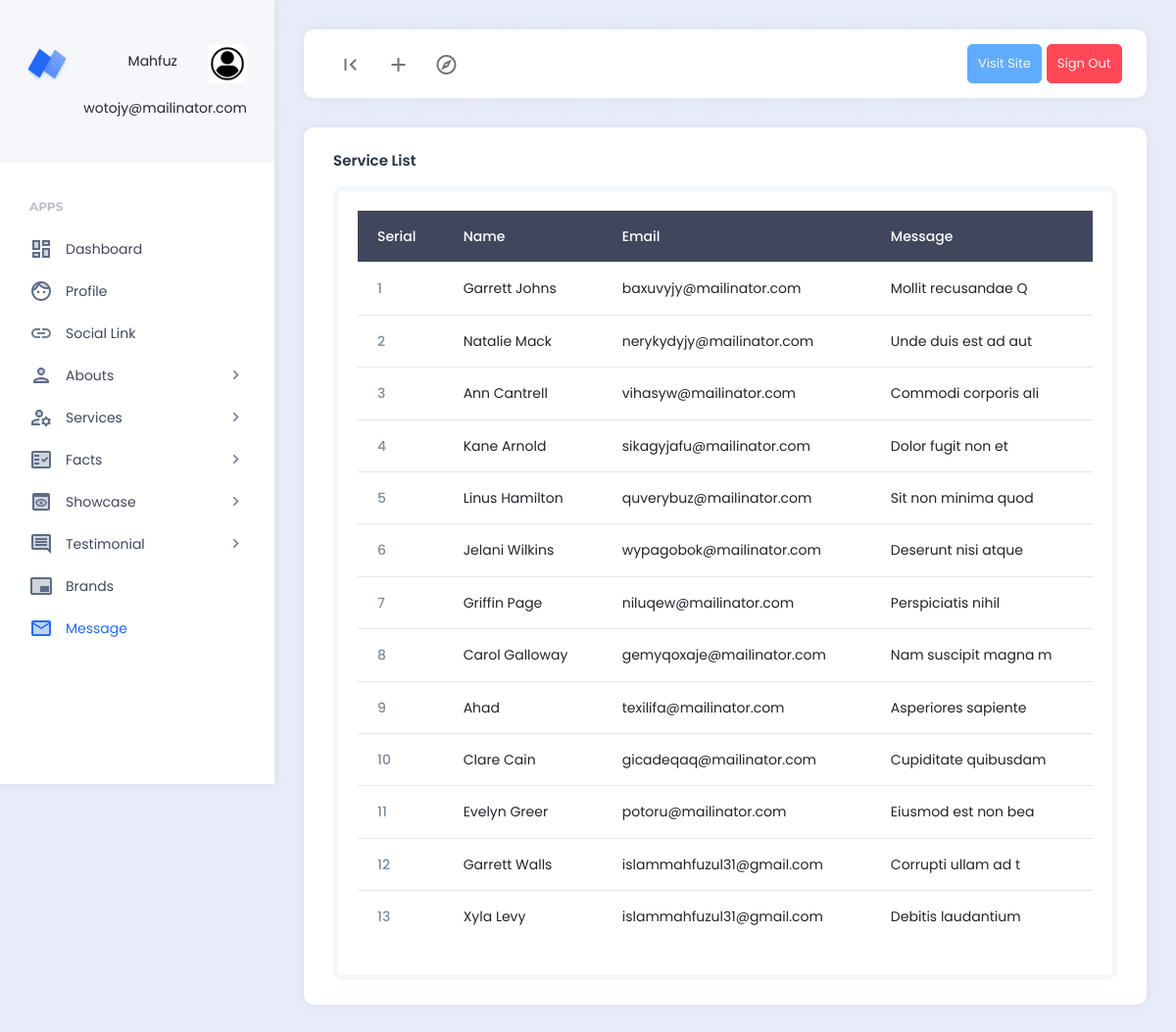
The app's page /dashboard/contact_list.php (signed in) with its own data.
### tables this page shows
CREATE TABLE `contacts` (
  `id` int NOT NULL,
  `name` varchar(100) DEFAULT NULL,
  `email` varchar(100) DEFAULT NULL,
  `message` varchar(500) DEFAULT NULL
);

### dashboard/contact_list.php (the view)
<?php
require_once('./includes/dashboard_header.php');
require_once('../db_connect.php');
?>
<div class="card">
    <div class="card-header">
        <h5 class="card-title">Service List</h5>
    </div>
    <div class="card-body">
        <div class="example-container">
            <div class="example-content">
                <table class="table">
                    <thead class="table-dark">
                        <tr>
                            <th scope="col">Serial</th>
                            <th scope="col">Name</th>
                            <th scope="col">Email</th>
                            <th scope="col">Message</th>
                        </tr>
                    </thead>
                    <tbody>
                        <?php
                        $contact_list_query = "SELECT * FROM contacts ";
                        $contact_list_query_db = mysqli_query($db_connect, $contact_list_query);
                        $serial = 1;
                        foreach ($contact_list_query_db as  $contacts) : ?>
                            <tr>
                                <th scope="row"><?= $serial++ ?></th>
                                <td><?= $contacts['name'] ?></td>
                                <td><?= $contacts['email'] ?></td>
                                <td><?= $contacts['message'] ?></td>
                            </tr>
                        <?php
                        endforeach;
                        ?>
                    </tbody>
                </table>
            </div>
        </div>
    </div>
</div>
<?php
require_once('./includes/dashboard_footer.php');
?>

### dashboard/includes/dashboard_header.php (shortened to what this page needs)
<?php
require_once('../db_connect.php');
$explode = explode('/', $_SERVER['PHP_SELF']);
$page_name = end($explode);
?>
<!DOCTYPE html>
<html lang="en">
<head>
    <link href="./assets/plugins/bootstrap/css/bootstrap.min.css" rel="stylesheet">
    <link href="./assets/plugins/perfectscroll/perfect-scrollbar.css" rel="stylesheet">
    <link href="./assets/plugins/pace/pace.css" rel="stylesheet">
    <link rel="stylesheet" href="https://cdnjs.cloudflare.com/ajax/libs/font-awesome/4.7.0/css/font-awesome.css" />
    <link href="./assets/css/main.min.css" rel="stylesheet">
    <link href="./assets/css/custom.css" rel="stylesheet">
</head>
<body>
    <div class="app align-content-stretch d-flex flex-wrap">
        <div class="app-sidebar">
            <div class="logo">
                <a href="home.php" class="logo-icon"><span class="logo-text">Neptune</span></a>
                <div class="sidebar-user-switcher user-activity-online">
                    <a href="#">
                        <?php
                        $id = $_SESSION['auth_id'];
                        $demo_pic_query = "SELECT profile_pic FROM admins WHERE id=$id ";
                        $demo_pic_connect_db = mysqli_query($db_connect, $demo_pic_query);
                        $demo_pic_name = mysqli_fetch_assoc($demo_pic_connect_db)['profile_pic'];
                        ?>
                        <img src="./upload/profile/<?= $demo_pic_name ?>">
                        <span class="user-info-text">
                            <button class="btn" onclick="myFunction()"><?= $_SESSION['auth_name'] ?></button> <br>
                        </span>
                    </a>
                    <div id="myDIV" class="mt-3">
                        <span class="user-state-info "><?= $_SESSION['auth_mail'] ?></span>
                    </div>
                </div>
            </div>
            <div class="app-menu">
                <ul class="accordion-menu">
                    <li class="sidebar-title">
                        Apps
                    </li>
                    <li class="<?= ($page_name == 'home.php') ? 'active-page' : '' ?>">
                        <a href="../dashboard/home.php" class="active"><i class="material-icons-two-tone">dashboard</i>Dashboard</a>
                    </li>
                    <li class="<?= ($page_name == 'profile.php') ? 'active-page' : '' ?>">
                        <a href="../dashboard/profile.php"><i class="material-icons-two-tone">face</i>Profile</a>
                    </li>
                    <li class="<?= ($page_name == 'social.php') ? 'active-page' : '' ?>">
                        <a href="../dashboard/social.php"><i class="material-icons-two-tone">link</i>Social Link</a>
                    </li>
                    <li class="<?= ($page_name == 'about_add.php') || ($page_name == 'about_list.php')  ? 'active-page' : '' ?>">
                        <a href=""><i class="material-icons-two-tone">person</i>Abouts<i class="material-icons has-sub-menu">keyboard_arrow_right</i></a>
                    </li>
                    <li class="<?= ($page_name == 'service_add.php') || ($page_name == 'service_list.php')  ? 'active-page' : '' ?>">
                        <a href=""><i class="material-icons-two-tone">manage_accounts</i>Services<i class="material-icons has-sub-menu">keyboard_arrow_right</i></a>
                    </li>
                    <li class="<?= ($page_name == 'facts_add.php') || ($page_name == 'facts_list.php')  ? 'active-page' : '' ?>">
                        <a href=""><i class="material-icons-two-tone">fact_check</i>Facts<i class="material-icons has-sub-menu">keyboard_arrow_right</i></a>
                    </li>
                    <li class="<?= ($page_name == 'showcase_add.php') || ($page_name == 'showcase_list.php')  ? 'active-page' : '' ?>">
                        <a href=""><i class="material-icons-two-tone">preview</i>Showcase<i class="material-icons has-sub-menu">keyboard_arrow_right</i></a>
                    </li>
                    <li class="<?= ($page_name == 'testimonial_add.php') || ($page_name == 'testimonial_list.php')  ? 'active-page' : '' ?>">
                        <a href=""><i class="material-icons-two-tone">comment</i>Testimonial<i class="material-icons has-sub-menu">keyboard_arrow_right</i></a>
                    </li>
                    <li class="<?= ($page_name == 'brands.php') ? 'active-page' : '' ?>">
                        <a href="../dashboard/brands.php"><i class="material-icons-two-tone">branding_watermark</i>Brands</a>
                    </li>
                    <li class="<?= ($page_name == 'contact_list.php') ? 'active-page' : '' ?>">
                        <a href="../dashboard/contact_list.php"><i class="material-icons-two-tone">mail</i>Message</a>
                    </li>
                </ul>
            </div>
        </div>
        <div class="app-container">
            <div class="app-header">
                <nav class="navbar navbar-light navbar-expand-lg">
                    <div class="container-fluid">
                        <div class="navbar-nav" id="navbarNav">
                            <ul class="navbar-nav">
                                <li class="nav-item">
                                    <a class="nav-link hide-sidebar-toggle-button" href="#"><i class="material-icons">first_page</i></a>
                                </li>
                                <li class="nav-item dropdown hidden-on-mobile">
                                    <a class="nav-link dropdown-toggle" href="#" id="addDropdownLink" role="button" data-bs-toggle="dropdown" aria-expanded="false">
                                        <i class="material-icons">add</i>
                                    </a>
                                </li>
                                <li class="nav-item dropdown hidden-on-mobile">
                                    <a class="nav-link dropdown-toggle" href="#" id="exploreDropdownLink" role="button" data-bs-toggle="dropdown" aria-expanded="false">
                                        <i class="material-icons-outlined">explore</i>
                                    </a>
                                </li>
                            </ul>
                        </div>
                        <div class="d-flex">
                            <ul class="navbar-nav">
                                <li class="nav-item hidden-on-mobile">
                                    <a class="nav-link btn btn btn-info text-light btn-sm" href="../frontend/index.php" target="blank">Visit Site</a>
                                </li>
                                <li class="nav-item hidden-on-mobile">
                                    <a class="nav-link btn btn btn-danger text-light btn-sm" href="dashboard/../auth/signout.php">Sign Out</a>
                                </li>
                            </ul>
                        </div>
                    </div>
                </nav>
            </div>
            <div class="app-content">
                <div class="content-wrapper">

### records on screen
contacts: name "Garrett Johns", email "baxuvyjy@mailinator.com", message "Mollit recusandae Q"
contacts: name "Natalie Mack", email "nerykydyjy@mailinator.com", message "Unde duis est ad aut"
contacts: name "Ann Cantrell", email "vihasyw@mailinator.com", message "Commodi corporis ali"
contacts: name "Kane Arnold", email "sikagyjafu@mailinator.com", message "Dolor fugit non et"
contacts: name "Linus Hamilton", email "quverybuz@mailinator.com", message "Sit non minima quod"
contacts: name "Jelani Wilkins", email "wypagobok@mailinator.com", message "Deserunt nisi atque"
contacts: name "Griffin Page", email "niluqew@mailinator.com", message "Perspiciatis nihil"
contacts: name "Carol Galloway", email "gemyqoxaje@mailinator.com", message "Nam suscipit magna m"
contacts: name "Ahad", email "texilifa@mailinator.com", message "Asperiores sapiente"
contacts: name "Clare Cain", email "gicadeqaq@mailinator.com", message "Cupiditate quibusdam"
contacts: name "Evelyn Greer", email "potoru@mailinator.com", message "Eiusmod est non bea"
contacts: name "Garrett Walls", email "islammahfuzul31@gmail.com", message "Corrupti ullam ad t"
contacts: name "Xyla Levy", email "islammahfuzul31@gmail.com", message "Debitis laudantium"

### other values on screen
$_SESSION['auth_name'] "Mahfuz"
$_SESSION['auth_mail'] "wotojy@mailinator.com"
